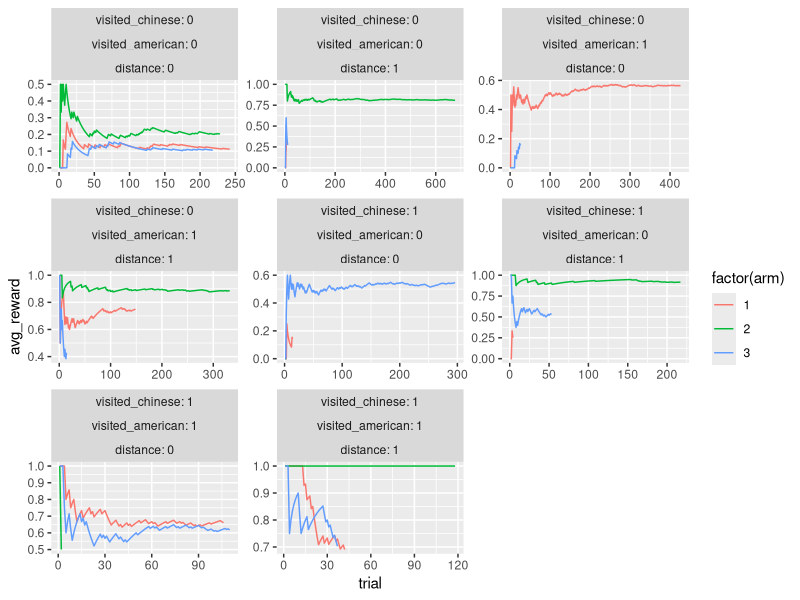

R code for this plot:
## ---- chunk 1
library(dplyr)
library(broom)
library(MASS)
library(ggplot2)
library(purrr)
library(tidyr)
library(knitr)

n <- 10000

set.seed(7)

bandit_data <- data_frame(
  visited_american = sample(c(0,1), n, prob = c(0.6, 0.4), replace = T),
  visited_chinese = sample(c(0,1), n, prob = c(0.7, 0.3), replace = T),
  distance = sample(c(0,1), n, prob = c(0.5, 0.5), replace = T),
  
  arm = sample(c(1:3), n, replace =  T),
  
  american_coef = case_when(arm == 1 ~ .5,
                          arm == 2 ~ .1,
                          arm == 3 ~ .1),
  chinese_coef = case_when(arm == 1 ~ .1,
                            arm == 2 ~ .1,
                            arm == 3 ~ .4),
  
  distance_coef = case_when(arm == 1 ~ .1,
                          arm == 2 ~ .6,
                          arm == 3 ~ .1),
  
  arm_baseline = case_when(arm == 1 ~ .1,
                           arm == 2 ~ .2,
                           arm == 3 ~ .1),
  rand_draw = runif(n)
) %>%
  mutate(visit_factor = arm_baseline + american_coef * visited_american + chinese_coef * visited_chinese + distance_coef * distance) %>%
  mutate(visit = ifelse(visit_factor >= rand_draw, 1, 0))
## ---- chunk 2
bandit_data %>%
  group_by(arm, visited_american, visited_chinese, distance) %>%
  summarise(ct = n(), reward = sum(visit), mean_clk_rt = mean(visit)) %>%
  group_by(visited_american, visited_chinese, distance) %>%
  filter(mean_clk_rt == max(mean_clk_rt)) %>%
  kable()

## ---- chunk 3
alpha = 7
## ---- chunk 4
library(MASS)

# return the ucb estimates p_t_a 
inside_for_func <- function(inverse_cov_matrix, reward_vector_times_design_matrix, context_vector, alpha){
  theta_hat <- inverse_cov_matrix %*% reward_vector_times_design_matrix
  ucb_estimate <- t(theta_hat) %*% context_vector + 
    alpha * sqrt(t(context_vector) %*% inverse_cov_matrix %*% context_vector)
  return(ucb_estimate)
}

# update the covariate matrix
update_cov_matrix <- function(cov_matrix, context_vector){
  return(cov_matrix + context_vector %*% t(context_vector))
}

# update b_a from above
update_reward_vector_times_design_matrix <- function(reward_vector_times_design_matrix, reward, context_vector){
  return(reward_vector_times_design_matrix + reward * context_vector)
}

## ---- chunk 5
arms <- c(1:3)
d <- 3
arm_choice <- c()
cov_matrix <- list()
reward_vector_times_design_matrix <- list() # this corresponds to b_a above
ucb_estimate <- matrix(0, n, length(arms))
## ---- chunk 6
for (t in 1:n){
  context <- bandit_data[t,]
  for (a in arms){
    if(t == 1){
      cov_matrix[[a]] <- diag(d)
      reward_vector_times_design_matrix[[a]] <- rep(0, d)
    }
    inverse_cov_matrix <- ginv(cov_matrix[[a]])
    ucb_estimate[t, a] <- inside_for_func(inverse_cov_matrix, 
                    as.matrix(reward_vector_times_design_matrix[[a]]), 
                    as.matrix(c(context$visited_american, context$visited_chinese, context$distance)), 
                    alpha)
  }
  trial_arm <- which(ucb_estimate[t,] == max(ucb_estimate[t,]))
  if(length(trial_arm) > 1){
    trial_arm <- sample(trial_arm, 1)
  }
  if(trial_arm == context$arm){
    arm_choice[t] <- trial_arm
  }else{
    arm_choice[t] <- t*10 # need to do this so I can filter out unused observations from bandit dataset
    next
  }
  cov_matrix[[arm_choice[t]]] <- update_cov_matrix(cov_matrix[[arm_choice[t]]], 
                                                as.matrix(c(context$visited_american, context$visited_chinese, context$distance)))
  reward_vector_times_design_matrix[[arm_choice[t]]] <- update_reward_vector_times_design_matrix(
    as.matrix(reward_vector_times_design_matrix[[arm_choice[t]]]),
    context$visit,
    as.matrix(c(context$visited_american, context$visited_chinese, context$distance))
  )
}

## ---- chunk 7
bandit_data$arm_choice <- arm_choice

# function to apply to the list columns of the bandit data
lm_fun <- function(data){
  return(tidy(summary(lm(visit ~ 0 + visited_american + visited_chinese + distance, data))))
}

# apply the lm function to each arm's data from the original dataset
bandit_data %>%
  nest(-arm) %>%
  mutate(model = map(data, lm_fun)) %>%
  unnest(model) %>%
  dplyr::select(arm, term, data_estimate = estimate) %>%
  arrange(arm) -> coefficients_from_data

# calculate the coefficients for each of the arms using the bandit data
map_df(arms, function(i) data_frame(arm = i, term = c("visited_american", "visited_chinese", "distance"), bandit_estimate = as.vector(ginv(cov_matrix[[i]]) %*% reward_vector_times_design_matrix[[i]]))) -> coefficients_from_bandit

# join them together and see how different they are
coefficients_from_data %>%
  inner_join(coefficients_from_bandit, by = c("arm", "term")) %>%
  mutate(percent_difference = 100*((bandit_estimate - data_estimate)/data_estimate)) -> estimate_data
## ---- chunk 8
kable(estimate_data)
## ---- chunk 9

bandit_data %>%
  filter(arm_choice < 10) %>%
  group_by(visited_american, visited_chinese, distance, arm_choice) %>%
  mutate(total_reward = cumsum(visit), trial = c(1:n())) %>%
  mutate(avg_reward = total_reward/trial) %>%
  ggplot(aes(x = trial, y = avg_reward, color = factor(arm), group = factor(arm))) +
  geom_path() +
  facet_wrap(~visited_chinese + visited_american + distance, scales = "free", labeller = "label_both")

